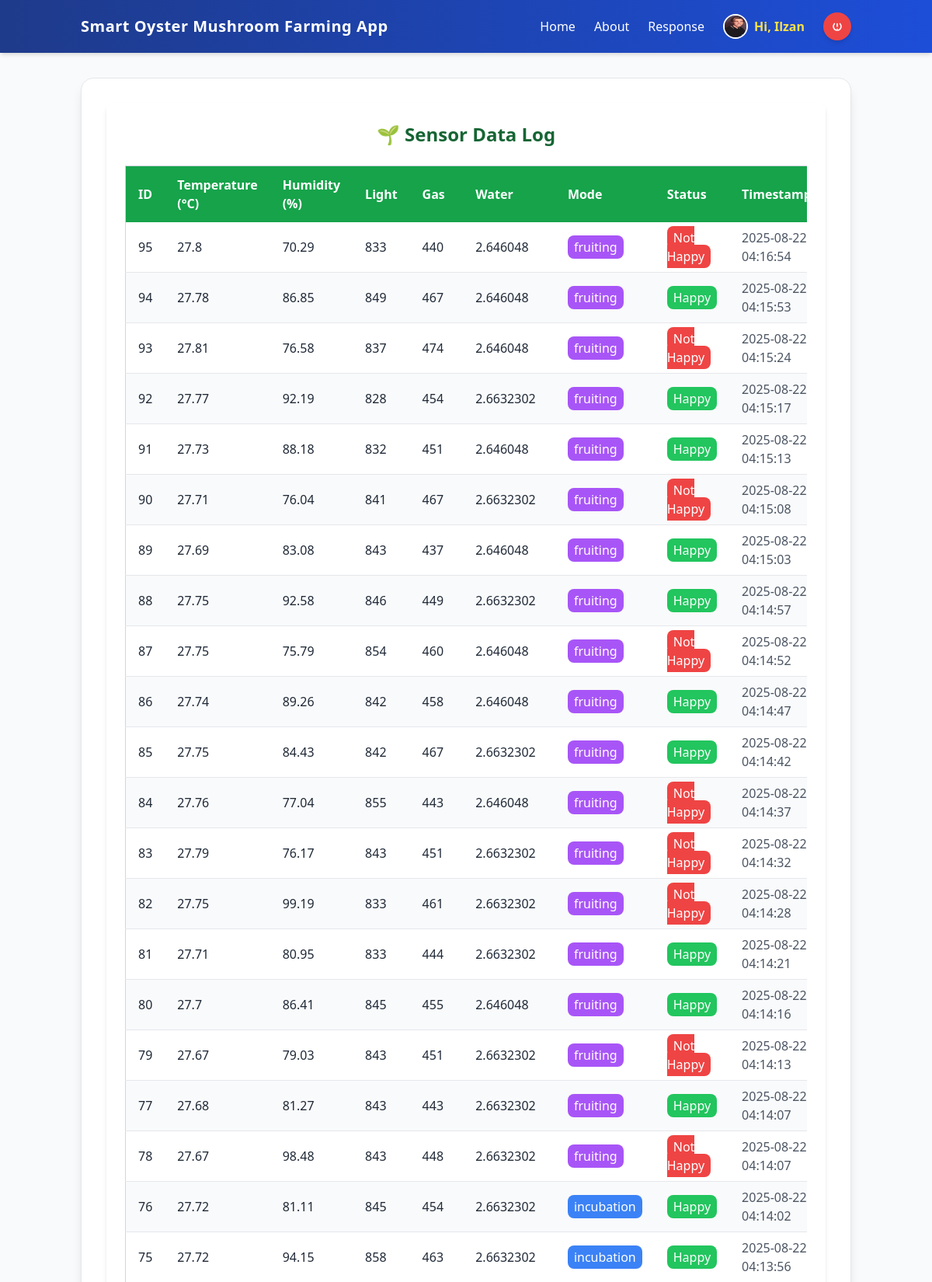
Page /sensors (signed in, upper part) on the committed database.
### tables this page shows
CREATE TABLE sensor_log (
                    id INTEGER PRIMARY KEY AUTOINCREMENT,
                    temperature REAL,
                    humidity REAL,
                    light INTEGER,
                    gas INTEGER,
                    water REAL,
                    mode TEXT,
                    status TEXT,
                    timestamp DATETIME DEFAULT CURRENT_TIMESTAMP
                );

### app.py (the view)
@app.route("/sensors")
def list_sensors():
    if "user" not in session:
        return redirect(url_for("login"))
    con = sql.connect(DB_PATH)
    con.row_factory = sql.Row
    cur = con.cursor()
    cur.execute("SELECT * FROM sensor_log ORDER BY timestamp DESC")
    rows = cur.fetchall()
    con.close()
    return render_template("listsensor.html", rows=rows)

### app.py (called while the page is built)
@app.context_processor
def inject_user():
    user = session.get("user")
    return dict(user=user)

### templates/listsensor.html (shortened to what this page needs)
{% extends "base.html" %}
{% block content %}
<div class="p-6 bg-white shadow-md rounded-lg max-w-7xl mx-auto">
  <h3 class="text-2xl font-bold text-green-800 mb-6 text-center">
    🌱 Sensor Data Log
  </h3>
  <div class="overflow-x-auto">
    <table class="w-full table-auto border border-gray-300 rounded-lg">
      <thead class="bg-green-600 text-white">
        <tr>
          <th class="py-3 px-4 text-left">ID</th>
          <th class="py-3 px-4 text-left">Temperature (°C)</th>
          <th class="py-3 px-4 text-left">Humidity (%)</th>
          <th class="py-3 px-4 text-left">Light</th>
          <th class="py-3 px-4 text-left">Gas</th>
          <th class="py-3 px-4 text-left">Water</th>
          <th class="py-3 px-4 text-left">Mode</th>
          <th class="py-3 px-4 text-left">Status</th>
          <th class="py-3 px-4 text-left">Timestamp</th>
        </tr>
      </thead>
      <tbody>
        {% for row in rows %}
        <tr class="border-b odd:bg-white even:bg-gray-50 hover:bg-gray-100 transition">
          <td class="py-2 px-4 font-medium text-gray-800">{{ row["id"] }}</td>
          <td class="py-2 px-4">{{ row["temperature"] }}</td>
          <td class="py-2 px-4">{{ row["humidity"] }}</td>
          <td class="py-2 px-4">{{ row["light"] }}</td>
          <td class="py-2 px-4">{{ row["gas"] }}</td>
          <td class="py-2 px-4">{{ row["water"] }}</td>
          <td class="py-2 px-4">
            <span class="px-2 py-1 rounded-lg text-white
              {% if row['mode'] == 'incubation' %} bg-blue-500
              {% elif row['mode'] == 'fruiting' %} bg-purple-500
              {% else %} bg-gray-400 {% endif %}">
              {{ row["mode"] }}
            </span>
          </td>
          <td class="py-2 px-4">
            <span class="px-2 py-1 rounded-lg text-white
              {% if row['status'] == 'Happy' %} bg-green-500
              {% else %} bg-red-500 {% endif %}">
              {{ row["status"] }}
            </span>
          </td>
          <td class="py-2 px-4 text-gray-600">{{ row["timestamp"] }}</td>
        </tr>
        {% endfor %}
      </tbody>
    </table>
  </div>
</div>
{% endblock %}

### rows in the picture
sensor_log: id "95", temperature "27.8", humidity "70.29", light "833", gas "440", water "2.646048", mode "fruiting", status "Not Happy", timestamp "2025-08-22 04:16:54"
sensor_log: id "94", temperature "27.78", humidity "86.85", light "849", gas "467", water "2.646048", mode "fruiting", status "Happy", timestamp "2025-08-22 04:15:53"
sensor_log: id "93", temperature "27.81", humidity "76.58", light "837", gas "474", water "2.646048", mode "fruiting", status "Not Happy", timestamp "2025-08-22 04:15:24"
sensor_log: id "92", temperature "27.77", humidity "92.19", light "828", gas "454", water "2.6632302", mode "fruiting", status "Happy", timestamp "2025-08-22 04:15:17"
sensor_log: id "91", temperature "27.73", humidity "88.18", light "832", gas "451", water "2.646048", mode "fruiting", status "Happy", timestamp "2025-08-22 04:15:13"
sensor_log: id "90", temperature "27.71", humidity "76.04", light "841", gas "467", water "2.6632302", mode "fruiting", status "Not Happy", timestamp "2025-08-22 04:15:08"
sensor_log: id "89", temperature "27.69", humidity "83.08", light "843", gas "437", water "2.646048", mode "fruiting", status "Happy", timestamp "2025-08-22 04:15:03"
sensor_log: id "88", temperature "27.75", humidity "92.58", light "846", gas "449", water "2.6632302", mode "fruiting", status "Happy", timestamp "2025-08-22 04:14:57"
sensor_log: id "87", temperature "27.75", humidity "75.79", light "854", gas "460", water "2.646048", mode "fruiting", status "Not Happy", timestamp "2025-08-22 04:14:52"
sensor_log: id "86", temperature "27.74", humidity "89.26", light "842", gas "458", water "2.646048", mode "fruiting", status "Happy", timestamp "2025-08-22 04:14:47"
sensor_log: id "85", temperature "27.75", humidity "84.43", light "842", gas "467", water "2.6632302", mode "fruiting", status "Happy", timestamp "2025-08-22 04:14:42"
sensor_log: id "84", temperature "27.76", humidity "77.04", light "855", gas "443", water "2.646048", mode "fruiting", status "Not Happy", timestamp "2025-08-22 04:14:37"
sensor_log: id "83", temperature "27.79", humidity "76.17", light "843", gas "451", water "2.6632302", mode "fruiting", status "Not Happy", timestamp "2025-08-22 04:14:32"
sensor_log: id "82", temperature "27.75", humidity "99.19", light "833", gas "461", water "2.6632302", mode "fruiting", status "Not Happy", timestamp "2025-08-22 04:14:28"
sensor_log: id "81", temperature "27.71", humidity "80.95", light "833", gas "444", water "2.6632302", mode "fruiting", status "Happy", timestamp "2025-08-22 04:14:21"
sensor_log: id "80", temperature "27.7", humidity "86.41", light "845", gas "455", water "2.646048", mode "fruiting", status "Happy", timestamp "2025-08-22 04:14:16"
sensor_log: id "79", temperature "27.67", humidity "79.03", light "843", gas "451", water "2.6632302", mode "fruiting", status "Not Happy", timestamp "2025-08-22 04:14:13"
sensor_log: id "77", temperature "27.68", humidity "81.27", light "843", gas "443", water "2.6632302", mode "fruiting", status "Happy", timestamp "2025-08-22 04:14:07"
sensor_log: id "78", temperature "27.67", humidity "98.48", light "843", gas "448", water "2.6632302", mode "fruiting", status "Not Happy", timestamp "2025-08-22 04:14:07"
sensor_log: id "76", temperature "27.72", humidity "81.11", light "845", gas "454", water "2.6632302", mode "incubation", status "Happy", timestamp "2025-08-22 04:14:02"
sensor_log: id "75", temperature "27.72", humidity "94.15", light "858", gas "463", water "2.6632302", mode "incubation", status "Happy", timestamp "2025-08-22 04:13:56"

### other values in the picture
{{ user.name }} "Ilzan"
